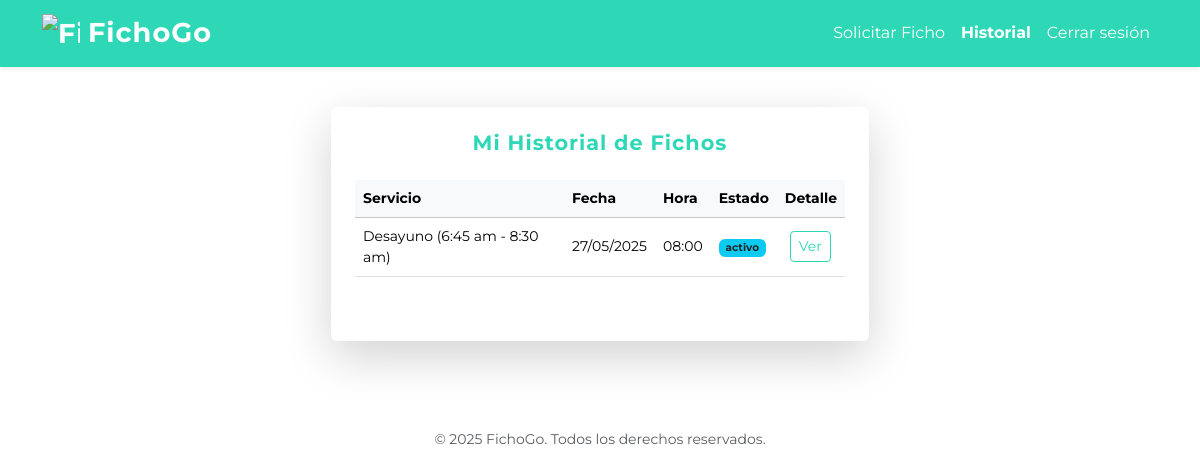
/usuario/ (signed in), run on an earlier commit of the app's database.
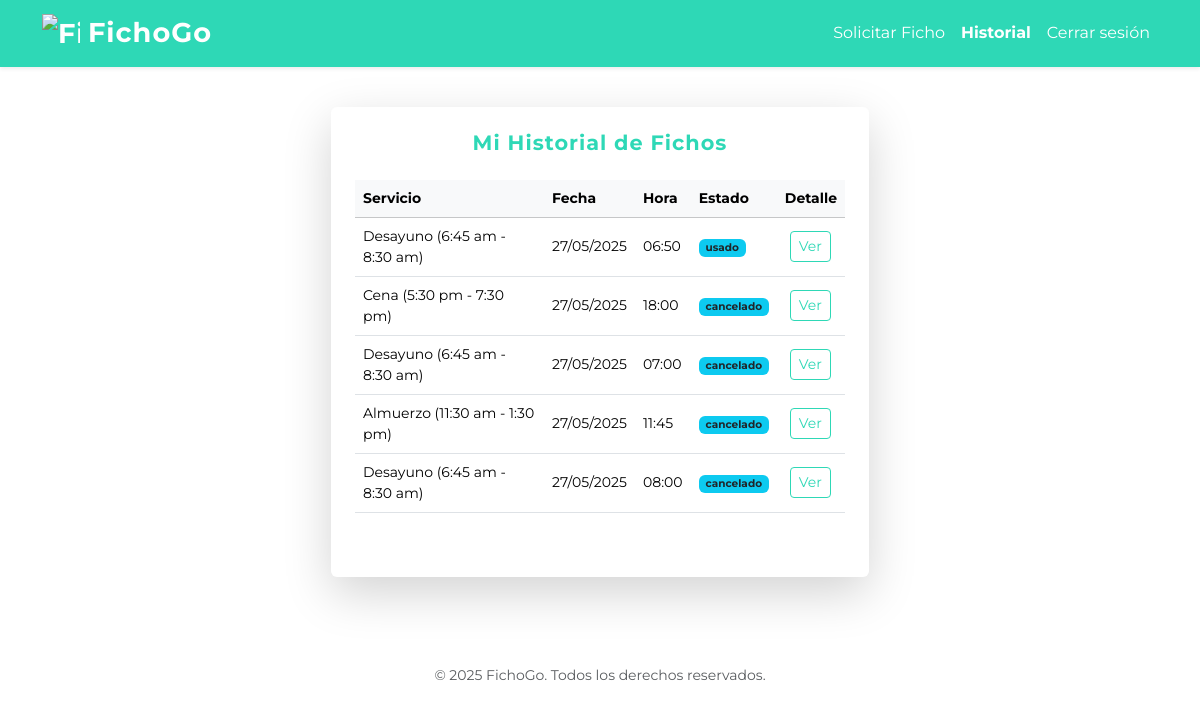
And on a later commit of the database.
### core/models.py (models this page shows, shortened)
class Ficho(models.Model):
    usuario = models.ForeignKey(settings.AUTH_USER_MODEL, on_delete=models.CASCADE)
    cupo = models.ForeignKey(Cupo, on_delete=models.CASCADE)
    hora = models.TimeField()
    estado = models.CharField(max_length=20, choices=[('activo', 'Activo'), ('cancelado', 'Cancelado')], default='activo')
    fecha_creacion = models.DateTimeField(auto_now_add=True)
    codigo_qr = models.ImageField(upload_to='qr/', blank=True, null=True)
    hora_validacion = models.DateTimeField(null=True, blank=True)

class Cupo(models.Model):
    SERVICIOS = [
        ('desayuno', 'Desayuno (6:45 am - 8:30 am)'),
        ('almuerzo', 'Almuerzo (11:30 am - 1:30 pm)'),
        ('cena', 'Cena (5:30 pm - 7:30 pm)')
    ]
    nombre_servicio = models.CharField(max_length=100, choices=SERVICIOS, verbose_name='Servicio')
    cantidad_total = models.PositiveIntegerField()
    cantidad_disponible = models.PositiveIntegerField()
    fecha = models.DateField()

### core/views.py (the view)
# urls.py: path('usuario/', views.usuario_view, name='usuario'),
def usuario_view(request):
    from .models import Ficho
    if not request.user.is_authenticated:
        return redirect('login')
    hoy = timezone.now().date()
    ficho_existente = None
    if not request.user.is_staff:
        ficho_existente = Ficho.objects.filter(usuario=request.user, cupo__fecha=hoy, estado='activo').order_by('-fecha_creacion').first()
        historial_fichos = Ficho.objects.filter(usuario=request.user).order_by('-fecha_creacion')[:20]
    else:
        ficho_existente = None
        historial_fichos = None
    ultimos_fichos = Ficho.objects.filter(usuario=request.user).order_by('-fecha_creacion')[:3]
    return render(request, 'core/usuario.html', {
        'ficho_existente': ficho_existente,
        'es_admin': request.user.is_staff,
        'historial_fichos': historial_fichos,
        'ultimos_fichos': ultimos_fichos,
    })

### core/templates/core/usuario.html (shortened to what this page needs)
{% extends 'core/base.html' %}
{% block content %}
<div class="container py-3 px-1 px-sm-2">
    <div class="row justify-content-center">
        <div class="col-12 col-sm-11 col-md-9 col-lg-7 col-xl-6">
            <div class="card shadow-lg border-0 mb-4">
                <div class="card-body p-3 p-md-4">
                    <h2 class="card-title text-center mb-4 text-primary fw-bold" style="letter-spacing:1px; font-size:1.3rem;">Mi Historial de Fichos</h2>
                    <div class="table-responsive mb-4">
                        <table class="table table-hover align-middle small">
                            <thead class="table-light">
                                <tr>
                                    <th>Servicio</th>
                                    <th>Fecha</th>
                                    <th>Hora</th>
                                    <th>Estado</th>
                                    <th>Detalle</th>
                                </tr>
                            </thead>
                            <tbody>
                                {% for ficho in historial_fichos %}
                                <tr>
                                    <td>{{ ficho.cupo.get_nombre_servicio_display }}</td>
                                    <td>{{ ficho.cupo.fecha|date:'d/m/Y' }}</td>
                                    <td>{{ ficho.hora }}</td>
                                    <td><span class="badge bg-info text-dark">{{ ficho.estado }}</span></td>
                                    <td><a href="{% url 'ver_ficho' ficho.id %}" class="btn btn-outline-primary btn-sm">Ver</a></td>
                                </tr>
                                {% empty %}
                                <tr><td colspan="5" class="text-center">No tienes fichos registrados.</td></tr>
                                {% endfor %}
                            </tbody>
                        </table>
                    </div>
                </div>
            </div>
        </div>
    </div>
</div>
{% endblock %}

What changed in the data, as far as the page shows it:
added Ficho: cupo.nombre_servicio "Desayuno (6:45 am - 8:30 am)", cupo.fecha "27/05/2025", hora "06:50", estado "usado"
added Ficho: cupo.nombre_servicio "Cena (5:30 pm - 7:30 pm)", cupo.fecha "27/05/2025", hora "18:00", estado "cancelado"
added Ficho: cupo.nombre_servicio "Desayuno (6:45 am - 8:30 am)", cupo.fecha "27/05/2025", hora "07:00", estado "cancelado"
added Ficho: cupo.nombre_servicio "Almuerzo (11:30 am - 1:30 pm)", cupo.fecha "27/05/2025", hora "11:45", estado "cancelado"
changed Ficho (number 5 of 5 on the later page): estado "activo" → "cancelado"
